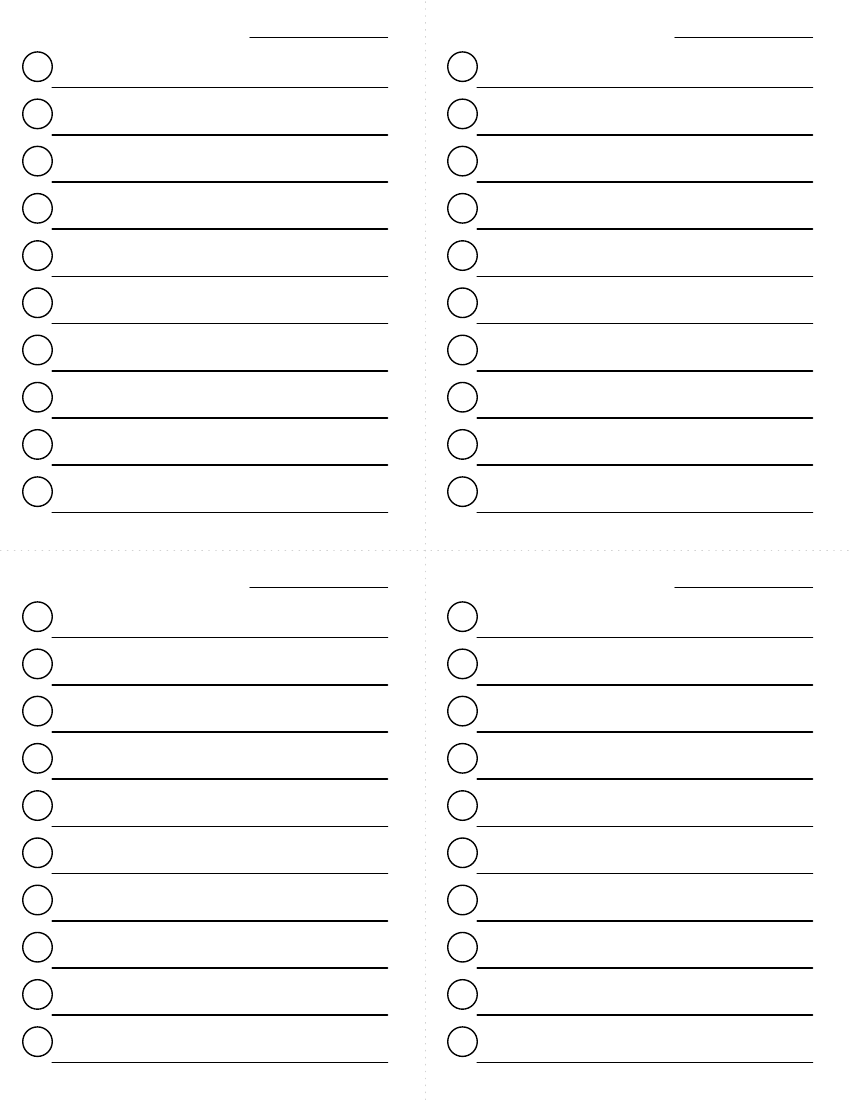

Here is the Python script that generated this plot:
from reportlab.lib.colors import gray
from reportlab.lib.pagesizes import letter
from reportlab.pdfgen import canvas

width, height = letter
margin = 27 # 27 72nds of an inch aka three eights of an inch
line_height = 34 # little less than half an inch
half_width = width / 2
half_height = height / 2
line_width = half_width - 2 * margin

c = canvas.Canvas("checklist.pdf", pagesize=letter)
c.setLineCap(1) # Round cap

# Divide the page into quadrants and make a 10 item blank checklist in each one
for x_quad in range(2):
    for y_quad in range(2):
        x_corner = margin if x_quad == 0 else margin + half_width
        y_corner = margin if y_quad == 0 else margin + half_height

        # Draw lines to write down tasks and circles to fill in when they're done
        for line_idx in range(10):
            y = y_corner + line_height * line_idx
            c.setLineWidth(1)
            c.circle(x_corner, y + line_height / 2 - 2, line_height * 5 / 16)
            c.setLineWidth(1.25)
            c.line(x_corner + line_height * 5 / 16, y, x_corner + line_width, y)

        # Draw a line to fill in the date
        date_start_x = x_corner + half_width * 4 / 8
        date_end_x = half_width - margin if x_quad == 0 else width - margin
        date_y = half_height - margin if y_quad == 0 else height - margin
        c.setLineWidth(1)
        c.line(date_start_x, date_y, date_end_x, date_y)

# Draw faint lines for cutting the pages up
c.setLineWidth(.01)
c.setStrokeColor(gray)
c.setDash(1, 4) # One one, four off
c.line(half_width, 0, half_width, height)
c.line(0, half_height, width, half_height)

# End the PDF page and save it to disk
c.showPage()
c.save()
